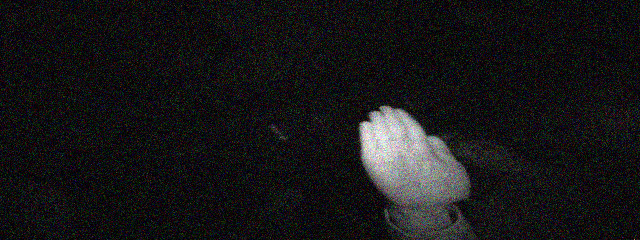
#> input picture figures-output/gestureNoisy25.png, 640 x 240 px, given in place of frame_00_01_0001.png, which was not available
$ python generateNoisyImage.py
#> lines starting #> are read from the running program, lines starting #| are printed output that depends on the picture
import numpy as np
import cv2
import os

def add_gaussian_noise(image_path, noise_std, output_path):
    # Read the image
#> called with image_path = 'dataset/00/01_palm/frame_00_01_0001.png', noise_std = 40, output_path = 'figures-output/gestureNoisy40.png'
    img = cv2.imread(image_path)
#> img is the input picture: shape (240, 640, 3); mean B, G, R 21.7, 21.6, 21.6

    if img is not None:
        # Add random noise to the image with specified standard deviation
        noise = np.random.normal(0, noise_std, img.shape)
        noisy_img = np.clip(img + noise, 0, 255).astype(np.uint8)
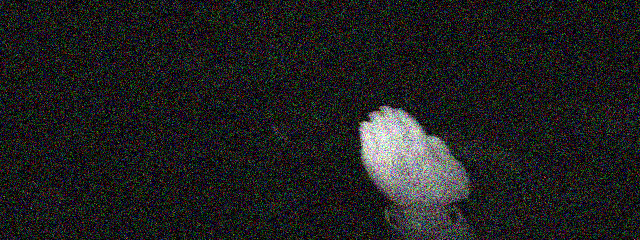
#> noisy_img: shape (240, 640, 3); mean B, G, R 31.7, 31.8, 31.7

        # Save the noisy image
        cv2.imwrite(output_path, noisy_img)
        print(f"Noisy image saved: {output_path}")
    else:
        print(f"Failed to load image: {image_path}")

# Example usage
input_image = "dataset/00/01_palm/frame_00_01_0001.png"
output_image = "figures-output/gestureNoisy40.png"
noise_std = 40.0  # Specify the desired noise standard deviation

add_gaussian_noise(input_image, noise_std, output_image)

$ run again, on figures-output/gestureNoisy35.png
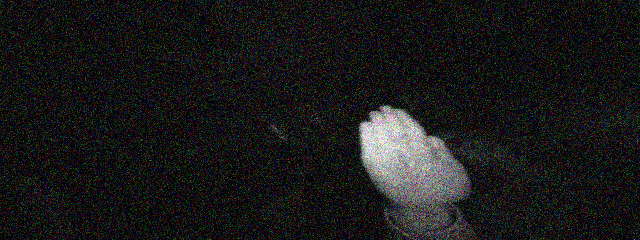
#> input picture figures-output/gestureNoisy35.png, 640 x 240 px, given in place of frame_00_01_0001.png, which was not available
#> in add_gaussian_noise, img is the input picture: shape (240, 640, 3); mean B, G, R 25.3, 25.2, 25.2
#> in add_gaussian_noise, `noisy_img = np.clip(img + noise, 0, 255).astype(np.uint8)`:
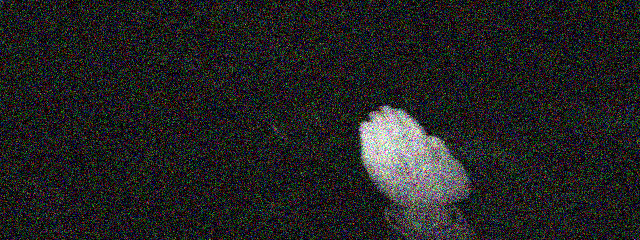
#> noisy_img: shape (240, 640, 3); mean B, G, R 34.8, 34.8, 34.8
